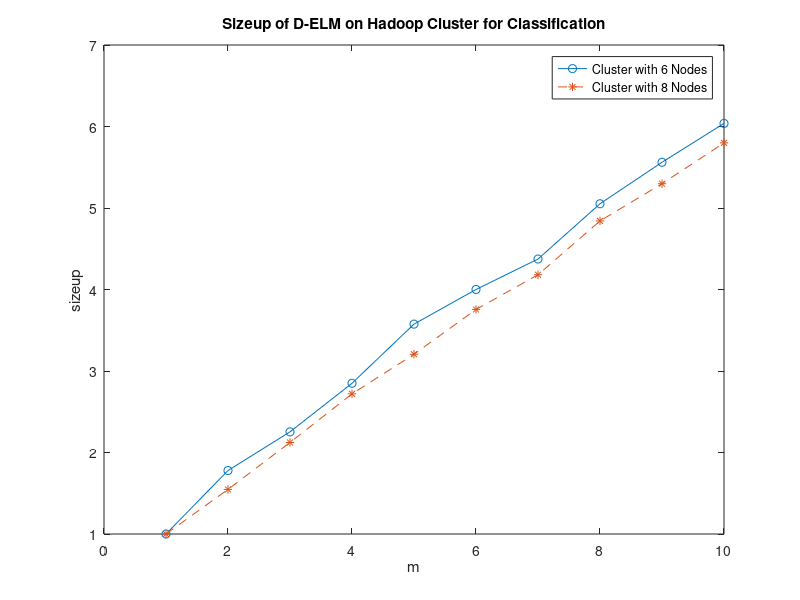

Source code (MATLAB):
function digit_sizeup
   time_8=[110.2175175,170.5078095,233.9965815,299.7164,353.32586,413.870697,460.831414,533.61067,583.935408,639.171808];
   time_6=[112.2280735,199.6352355,252.891147,319.7628285,401.2535815,448.948366,490.874193,566.9677235,624.111616,677.6477145];
   for i=1:10
       sizeup_6(i)=time_6(i)/time_6(1);
       sizeup_8(i)=time_8(i)/time_8(1);
   end
   m=1:1:10;
   plot(m,sizeup_6,'-o',m,sizeup_8,'--*');
   xlabel('m');
   ylabel('sizeup');
   title('Sizeup of D-ELM on Hadoop Cluster for Classification');
  % axis([1 10 1 15]);
   axis normal;
   legend('Cluster with 6 Nodes','Cluster with 8 Nodes');
end